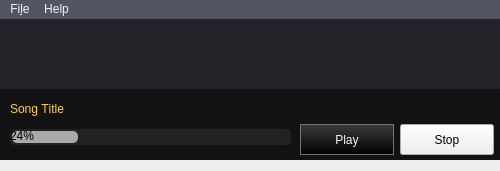
<?xml version="1.0" encoding="UTF-8"?>
<ui version="4.0">
 <class>MainWindow</class>
 <widget class="QMainWindow" name="MainWindow">
  <property name="geometry">
   <rect>
    <x>0</x>
    <y>0</y>
    <width>500</width>
    <height>171</height>
   </rect>
  </property>
  <property name="windowTitle">
   <string>MainWindow</string>
  </property>
  <widget class="QWidget" name="centralWidget">
   <widget class="QProgressBar" name="pb_songPosition">
    <property name="geometry">
     <rect>
      <x>10</x>
      <y>110</y>
      <width>281</width>
      <height>16</height>
     </rect>
    </property>
    <property name="autoFillBackground">
     <bool>false</bool>
    </property>
    <property name="styleSheet">
     <string notr="true">QProgressBar {
    border: 2px solid #232323;
    border-radius: 5px;
    background-color: #222;
}

QProgressBar::chunk {
    background-color: #aaa;
    border-radius: 5px;
}</string>
    </property>
    <property name="value">
     <number>24</number>
    </property>
    <property name="orientation">
     <enum>Qt::Horizontal</enum>
    </property>
   </widget>
   <widget class="QPushButton" name="btn_play">
    <property name="geometry">
     <rect>
      <x>300</x>
      <y>105</y>
      <width>94</width>
      <height>31</height>
     </rect>
    </property>
    <property name="autoFillBackground">
     <bool>false</bool>
    </property>
    <property name="styleSheet">
     <string notr="true">border: 1px solid rgb(117,117,117);

background-color: qlineargradient(spread:pad, x1:0.5, y1:1, x2:0.5, y2:0, stop:0 rgba(0, 0, 0, 255), stop:1 rgba(61, 58, 60, 255));

color: rgb(245, 245, 245);
font: 75 9pt &quot;EveSansNeue-Regular&quot;;</string>
    </property>
    <property name="text">
     <string>Play</string>
    </property>
   </widget>
   <widget class="QPushButton" name="btn_stop">
    <property name="geometry">
     <rect>
      <x>400</x>
      <y>105</y>
      <width>94</width>
      <height>31</height>
     </rect>
    </property>
    <property name="text">
     <string>Stop</string>
    </property>
   </widget>
   <widget class="QLabel" name="lbl_songTitle">
    <property name="geometry">
     <rect>
      <x>10</x>
      <y>80</y>
      <width>481</width>
      <height>20</height>
     </rect>
    </property>
    <property name="font">
     <font>
      <pointsize>9</pointsize>
      <weight>50</weight>
      <bold>false</bold>
      <stylestrategy>PreferAntialias</stylestrategy>
      <kerning>false</kerning>
     </font>
    </property>
    <property name="styleSheet">
     <string notr="true">color: rgb(255, 208, 65);</string>
    </property>
    <property name="text">
     <string>Song Title</string>
    </property>
    <property name="textFormat">
     <enum>Qt::PlainText</enum>
    </property>
    <property name="scaledContents">
     <bool>false</bool>
    </property>
   </widget>
   <widget class="QLabel" name="background">
    <property name="geometry">
     <rect>
      <x>0</x>
      <y>70</y>
      <width>501</width>
      <height>71</height>
     </rect>
    </property>
    <property name="autoFillBackground">
     <bool>false</bool>
    </property>
    <property name="styleSheet">
     <string notr="true">background-color: rgb(18, 18, 18)</string>
    </property>
    <property name="text">
     <string/>
    </property>
   </widget>
   <widget class="QLabel" name="lbl_charIcon">
    <property name="geometry">
     <rect>
      <x>4</x>
      <y>-1</y>
      <width>81</width>
      <height>71</height>
     </rect>
    </property>
    <property name="text">
     <string/>
    </property>
    <property name="pixmap">
     <pixmap>auralogo.png</pixmap>
    </property>
    <property name="scaledContents">
     <bool>true</bool>
    </property>
   </widget>
   <widget class="QLabel" name="top_background">
    <property name="geometry">
     <rect>
      <x>-6</x>
      <y>-1</y>
      <width>511</width>
      <height>71</height>
     </rect>
    </property>
    <property name="styleSheet">
     <string notr="true">background-color: rgb(34, 35, 40);</string>
    </property>
    <property name="text">
     <string/>
    </property>
   </widget>
   <zorder>top_background</zorder>
   <zorder>background</zorder>
   <zorder>pb_songPosition</zorder>
   <zorder>btn_play</zorder>
   <zorder>btn_stop</zorder>
   <zorder>lbl_songTitle</zorder>
   <zorder>lbl_charIcon</zorder>
  </widget>
  <widget class="QMenuBar" name="menuBar">
   <property name="geometry">
    <rect>
     <x>0</x>
     <y>0</y>
     <width>500</width>
     <height>32</height>
    </rect>
   </property>
   <property name="autoFillBackground">
    <bool>false</bool>
   </property>
   <property name="styleSheet">
    <string notr="true">background-color: rgb(83, 85, 97);
color: rgb(243, 244, 255)</string>
   </property>
   <widget class="QMenu" name="menuFile">
    <property name="title">
     <string>Fi&amp;le</string>
    </property>
    <addaction name="actionCreate_New_Playlist"/>
    <addaction name="actionImport_Existing_Playlist"/>
    <addaction name="separator"/>
    <addaction name="actionSettings"/>
    <addaction name="separator"/>
    <addaction name="actionExit"/>
   </widget>
   <widget class="QMenu" name="menuHelp">
    <property name="title">
     <string>Help</string>
    </property>
    <addaction name="actionVisit_Github_Project"/>
    <addaction name="actionVisit_Eve_Forum_Thread"/>
    <addaction name="separator"/>
    <addaction name="actionAbout"/>
   </widget>
   <addaction name="menuFile"/>
   <addaction name="menuHelp"/>
  </widget>
  <action name="actionCreate_New_Playlist">
   <property name="text">
    <string>Create New Playlist</string>
   </property>
  </action>
  <action name="actionImport_Existing_Playlist">
   <property name="text">
    <string>Import Existing Playlist(s)</string>
   </property>
  </action>
  <action name="actionExit">
   <property name="text">
    <string>Exit</string>
   </property>
  </action>
  <action name="actionVisit_Github_Project">
   <property name="text">
    <string>Visit Github Project</string>
   </property>
  </action>
  <action name="actionVisit_Eve_Forum_Thread">
   <property name="text">
    <string>Visit Eve Forum Thread</string>
   </property>
  </action>
  <action name="actionAbout">
   <property name="text">
    <string>About</string>
   </property>
  </action>
  <action name="actionSettings">
   <property name="text">
    <string>Settings</string>
   </property>
  </action>
 </widget>
 <layoutdefault spacing="6" margin="11"/>
 <resources/>
 <connections/>
</ui>
